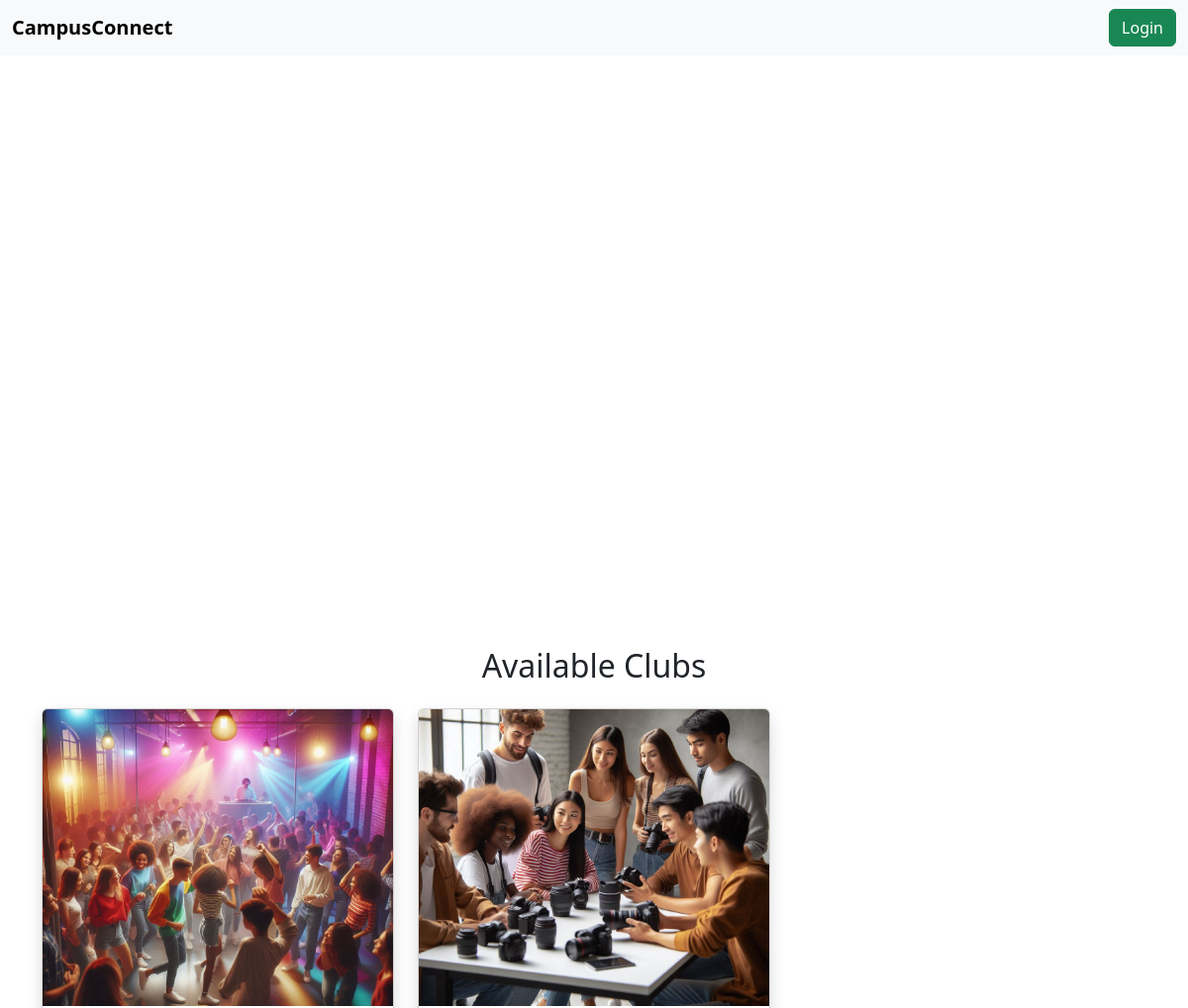
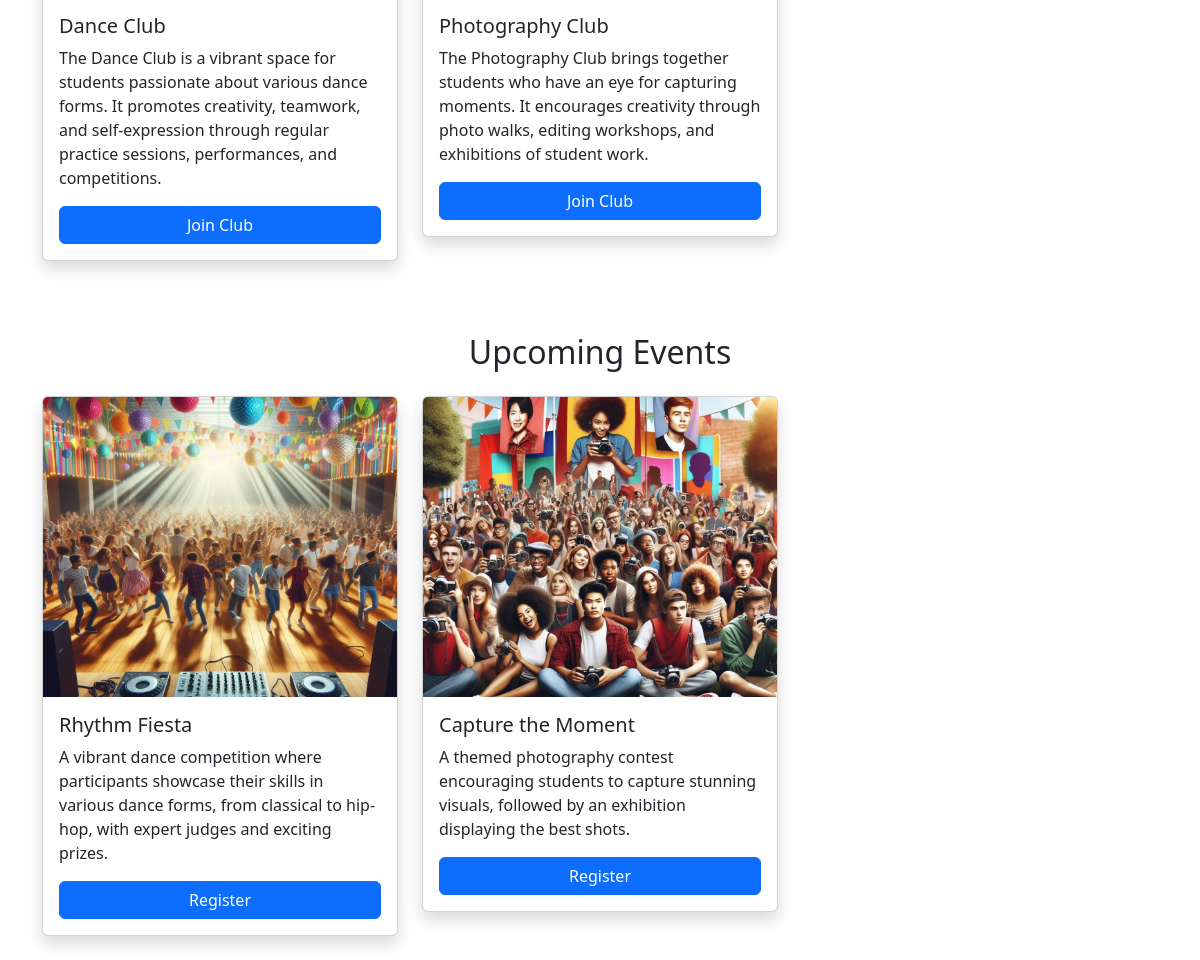
The page / on the database its author committed (2 pictures, top to bottom).
### tables this page shows
CREATE TABLE `clubs` (
  `id` int(11) NOT NULL,
  `name` varchar(255) NOT NULL,
  `description` text NOT NULL,
  `coordinator_id` int(11) DEFAULT NULL,
  `created_at` timestamp NOT NULL DEFAULT current_timestamp(),
  `image_path` varchar(255) DEFAULT NULL
);

CREATE TABLE `events` (
  `id` int(11) NOT NULL,
  `club_id` int(11) NOT NULL,
  `name` varchar(255) NOT NULL,
  `description` text DEFAULT NULL,
  `event_date` datetime NOT NULL,
  `location` varchar(255) DEFAULT NULL,
  `price` decimal(10,2) DEFAULT 0.00,
  `created_by` int(11) NOT NULL,
  `image_path` varchar(255) DEFAULT NULL
);

### index.php (the view, shortened to what this page needs)
<?php
include('config/db.php');
$clubs_query = "SELECT * FROM clubs";
$clubs_result = $conn->query($clubs_query);
$events_query = "SELECT * FROM events";
$events_result = $conn->query($events_query);
?>
<!DOCTYPE html>
<html lang="en">
<head>
    <link rel="stylesheet" href="assets/css/style.css">
    <link href="https://cdn.jsdelivr.net/npm/bootstrap@5.3.0/dist/css/bootstrap.min.css" rel="stylesheet">
</head>
<body>
   <nav class="navbar navbar-expand-lg navbar-light bg-light">
    <div class="container-fluid">
        <a class="navbar-brand" href="#">CampusConnect</a>
            <a href="views/auth/login.php" class="btn btn-success">Login</a>
        </div>
</nav>
    <main>
       <div class="slideshow-container">
</div>
       <section class="clubs container mt-5">
    <h2 class="text-center mb-4">Available Clubs</h2>
    <div class="row">
        <?php while ($club = $clubs_result->fetch_assoc()) { ?>
            <div class="col-md-4 mb-4">
                <div class="card shadow">
                     <img src="<?php echo '/Campus_connect/uploads/clubs/' . $club['image_path']; ?>" class="card-img-top" alt="<?php echo $club['name']; ?>" style="height: 300px; object-fit: cover;">
                    <div class="card-body">
                        <h5 class="card-title"><?php echo $club['name']; ?></h5>
                        <p class="card-text"><?php echo $club['description']; ?></p>
                        <button class="btn btn-primary w-100" onclick="joinClub(<?php echo $club['id']; ?>)">Join Club</button>
                    </div>
                </div>
            </div>
        <?php } ?>
    </div>
</section>
        <section class="events container mt-5">
    <h2 class="text-center mb-4">Upcoming Events</h2>
    <div class="row">
        <?php while ($event = $events_result->fetch_assoc()) { ?>
            <div class="col-md-4 mb-4">
                <div class="card shadow">
                    <img src="<?php echo '/Campus_connect/' . $event['image_path']; ?>" class="card-img-top" alt="<?php echo $event['name']; ?>" style="height: 300px; object-fit: cover;">
                    <div class="card-body">
                        <h5 class="card-title"><?php echo $event['name']; ?></h5>
                        <p class="card-text"><?php echo $event['description']; ?></p>
                        <button class="btn btn-primary w-100" onclick="registerEvent(<?php echo $event['id']; ?>)">Register</button>
                    </div>
                </div>
            </div>
        <?php } ?>
    </div>
</section>
    </main>
</body>
</html>

### assets/css/style.css (style rules this page uses)
body { font-family: Arial, sans-serif; margin: 0; padding: 0; }
.navbar { display: flex; justify-content: space-between; padding: 10px; background-color: #007bff; color: white; }
.navbar-brand { font-weight: bold; color: black !important; font-size: 1.5rem; }
.slideshow-container { position: relative; max-width: 100%; height: 550px; margin: auto; overflow: hidden; }

### rows shown on the page
clubs: image_path (picture), name "Dance Club", description "The Dance Club is a vibrant space for students passionate about various dance forms. It promotes creativity, teamwork, and self-expression through regular practice sessions, performances, and competitions."
clubs: image_path (picture), name "Photography Club", description "The Photography Club brings together students who have an eye for capturing moments. It encourages creativity through photo walks, editing workshops, and exhibitions of student work."
events: image_path (picture), name "Rhythm Fiesta", description "A vibrant dance competition where participants showcase their skills in various dance forms, from classical to hip-hop, with expert judges and exciting prizes."
events: image_path (picture), name "Capture the Moment", description "A themed photography contest encouraging students to capture stunning visuals, followed by an exhibition displaying the best shots."
